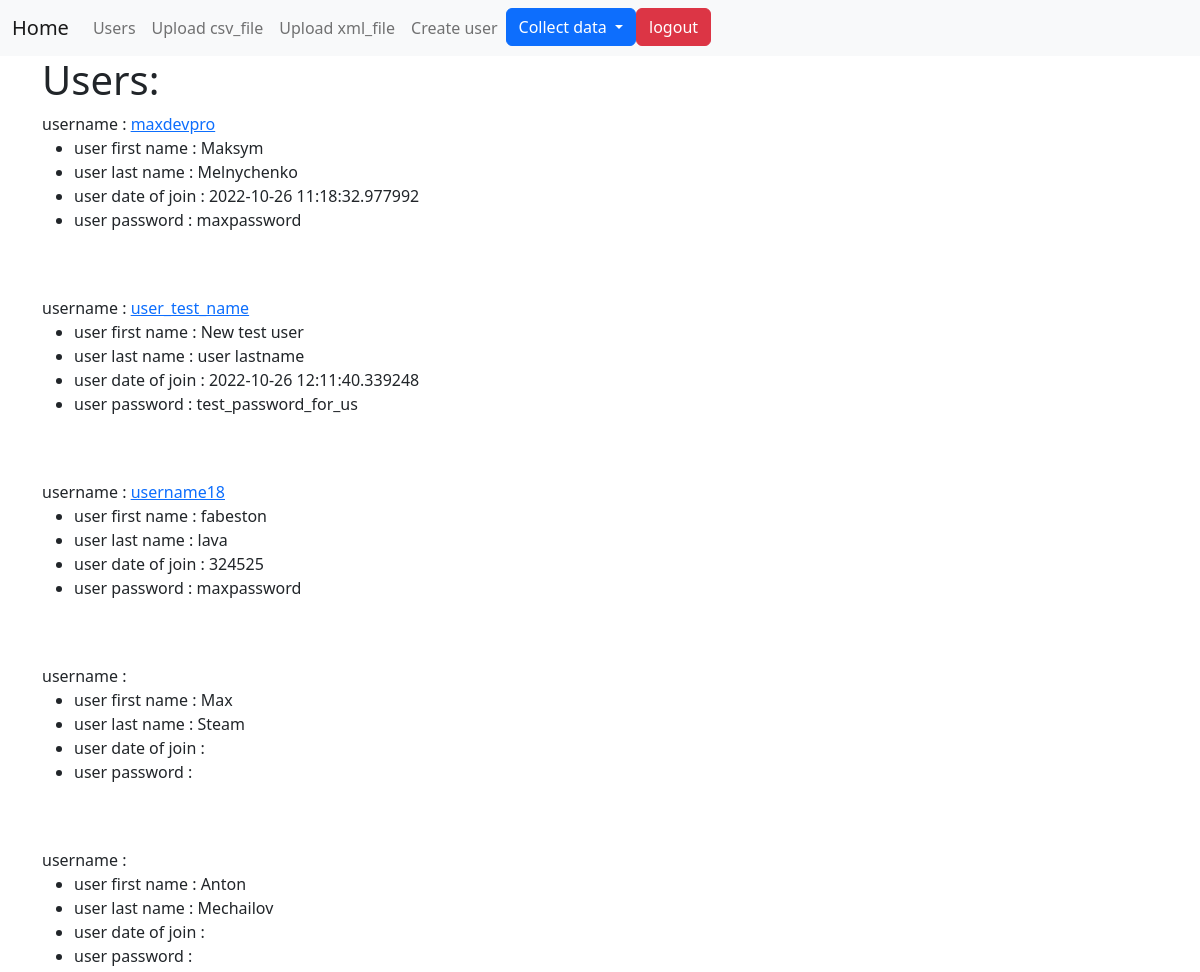
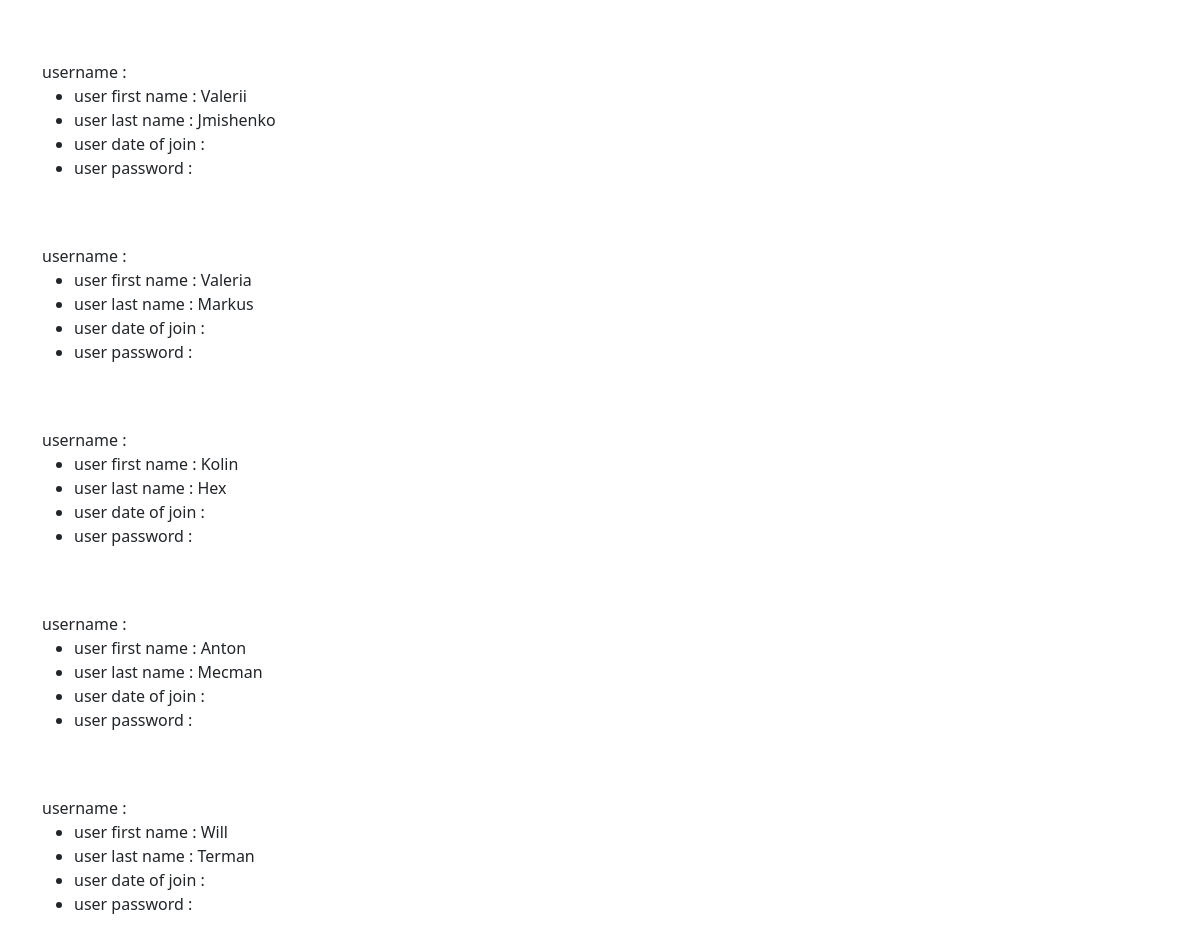
The app's page /user_list (signed in) with its own data (2 pictures, top to bottom).
### user_data/models.py (models this page shows, shortened)
class Users(models.Model):
    first_name = models.CharField('User first Name', max_length=120)
    last_name = models.CharField('User last Name', max_length=120)
    username = models.CharField('Username', max_length=120, blank=True)
    password = models.CharField('User password', max_length=20, blank=True)
    date_of_join = models.CharField(max_length=100)
    file_input = models.FileField(null=True)
    class Meta:
        db_table = "user_data_users"

### user_data/views.py (the view)
# urls.py: path('user_list', user_list, name='user_list'),
def user_list(request):
    users = Users.objects.all()
    context = {'users': users}
    return render(request, 'user_data/users.html', context)

### user_data/templates/user_data/users.html
{% extends 'user_data/main.html' %}
{% block content %}
<h1>Users: </h1>
    {% for user_data in users %}
        username : <a href="{% url 'user_detail' user.id %}">{{ user_data.username }}</a>
        <ul>
            <li>
                user first name : {{ user_data.first_name }}
            </li>
            <li>
                user last name : {{ user_data.last_name }}
            </li>
            <li>
                user date of join : {{ user_data.date_of_join }}
            </li>
            {% if user.is_authenticated and user.is_staff %}
            <li>
                user password  : {{ user_data.password }}
            </li>
            {% endif %}
        </ul>
<br><br>
    {% endfor %}
{% endblock %}

### records on screen
Users: username "maxdevpro", first_name "Maksym", last_name "Melnychenko", date_of_join "2022-10-26 11:18:32.977992", password "maxpassword"
Users: username "user_test_name", first_name "New test user", last_name "user lastname", date_of_join "2022-10-26 12:11:40.339248", password "test_password_for_us"
Users: username "username18", first_name "fabeston", last_name "lava", date_of_join "324525", password "maxpassword"
Users: first_name "Max", last_name "Steam"
Users: first_name "Anton", last_name "Mechailov"
Users: first_name "Valerii", last_name "Jmishenko"
Users: first_name "Valeria", last_name "Markus"
Users: first_name "Kolin", last_name "Hex"
Users: first_name "Anton", last_name "Mecman"
Users: first_name "Will", last_name "Terman"
